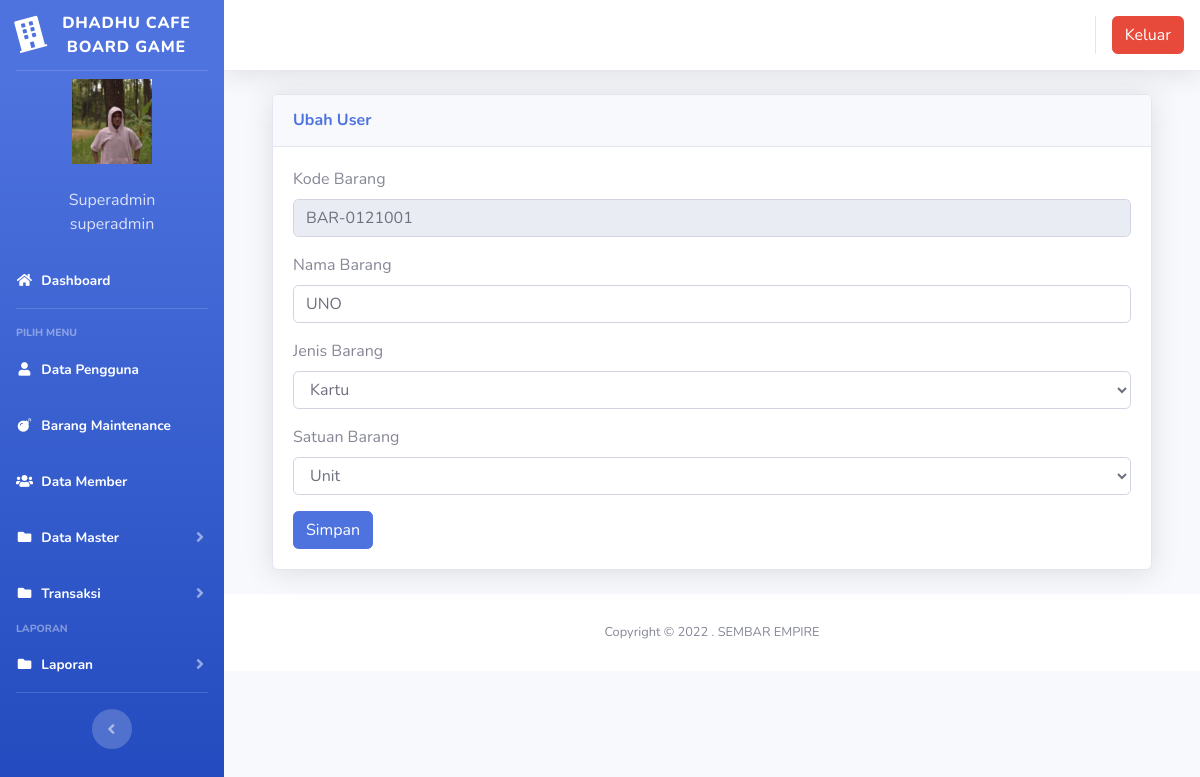
Page /index3.php?page=gudang&aksi=ubahgudang&kode_barang=BAR-0121001 (signed in) on the committed database.
### tables this page shows
CREATE TABLE `users` (
  `id` int(11) NOT NULL,
  `nik` varchar(10) NOT NULL,
  `nama` varchar(100) NOT NULL,
  `alamat` varchar(200) NOT NULL,
  `telepon` varchar(100) NOT NULL,
  `username` varchar(100) NOT NULL,
  `password` varchar(100) NOT NULL,
  `level` varchar(25) NOT NULL DEFAULT 'member',
  `foto` varchar(25) NOT NULL
);

CREATE TABLE `gudang` (
  `id` int(11) NOT NULL,
  `kode_barang` varchar(100) NOT NULL,
  `nama_barang` varchar(100) NOT NULL,
  `jenis_barang` varchar(100) NOT NULL,
  `jumlah` varchar(250) NOT NULL,
  `satuan` varchar(100) NOT NULL
);

### page/gudang/ubahgudang.php (the view, shortened to what this page needs)
<?php
$kode_barang = $_GET['kode_barang'];
$sql2 = $koneksi->query("select * from gudang where kode_barang = '$kode_barang'");
$tampil = $sql2->fetch_assoc();
?>
<div class="container-fluid">
	<div class="card shadow mb-4">
		<div class="card-header py-3">
			<h6 class="m-0 font-weight-bold text-primary">Ubah User</h6>
		</div>
		<div class="card-body">
			<div class="table-responsive">
				<div class="body">
					<form method="POST" enctype="multipart/form-data">
						<label for="">Kode Barang</label>
						<div class="form-group">
							<div class="form-line">
								<input type="text" name="kode_barang" class="form-control" id="kode_barang" value="<?php echo $tampil['kode_barang']; ?>" readonly />
							</div>
						</div>
						<label for="">Nama Barang</label>
						<div class="form-group">
							<div class="form-line">
								<input type="text" name="nama_barang" value="<?php echo $tampil['nama_barang']; ?>" class="form-control" />
							</div>
						</div>
						<label for="">Jenis Barang</label>
						<div class="form-group">
							<div class="form-line">
								<select name="jenis_barang" value="<?php echo $tampil['jenis_barang']; ?>" class="form-control" />
								<?php
								$sql = $koneksi->query("select * from jenis order by id");
								while ($data = $sql->fetch_assoc()) {
									echo "<option value='$data[id].$data[jenis_barang]'>$data[jenis_barang]</option>";
								}
								?>
							</div>
						</div>
						<label for="">Satuan Barang</label>
						<div class="form-group">
							<div class="form-line">
								<select name="satuan" value="<?php echo $tampil['satuan']; ?>" class="form-control" />
								<?php
								$sql = $koneksi->query("select * from satuan order by id");
								while ($data = $sql->fetch_assoc()) {
									echo "<option value='$data[id].$data[satuan]'>$data[satuan]</option>";
								}
								?>
							</div>
						</div>
						<input type="submit" name="simpan" value="Simpan" class="btn btn-primary">
					</form>

### index3.php (shortened to what this page needs)
<?php
$koneksi = new mysqli("localhost", "root", "", "inventori");
?>
<!DOCTYPE html>
<html lang="en">
<head>
  <link href="vendor/fontawesome-free/css/all.min.css" rel="stylesheet" type="text/css">
  <link href="css/sb-admin-2.min.css" rel="stylesheet">
  <link href="vendor/datatables/dataTables.bootstrap4.min.css" rel="stylesheet">
</head>
<body id="page-top">
  <div id="wrapper">
    <ul class="navbar-nav bg-gradient-primary sidebar sidebar-dark accordion" id="accordionSidebar">
      <a class="sidebar-brand d-flex align-items-center justify-content-center" href="index3.php">
        <div class="sidebar-brand-icon rotate-n-15">
          <i class="fas fa-building"></i>
        </div>
        <div class="sidebar-brand-text mx-2">DHADHU CAFE BOARD GAME</div>
      </a>
      <hr class="sidebar-divider my-0">
      <?php
      if ($_SESSION['superadmin']) {
        $user = $_SESSION['superadmin'];
      }
      $sql = $koneksi->query("select * from users where id='$user'");
      $data = $sql->fetch_assoc();
      ?>
      <li class="d-flex align-items-center justify-content-center">
        <a class="nav-link">
          <img src="img/<?php echo $data['foto'] ?>" class="img-circle" width="80" alt="User" /></a>
      </li>
      <li class="nav-item ">
        <a class="nav-link">
          <div class="d-flex align-items-center justify-content-center" class="name"> <?php echo  $data['nama']; ?></div>
          <div class="d-flex align-items-center justify-content-center" class="email"><?php echo $data['level']; ?></div>
        </a>
      </li>
      <li class="nav-item active">
        <a class="nav-link" href="?page=home3">
          <i class="fas fa-fw fa-home"></i>
          <span>Dashboard</span></a>
      </li>
      <hr class="sidebar-divider">
      <div class="sidebar-heading">
        Pilih Menu
      </div>
      <li class="nav-item active">
        <a class="nav-link" href="?page=pengguna">
          <i class="fas fa-fw fa-user"></i>
          <span>Data Pengguna</span></a>
      </li>
      <li class="nav-item active">
        <a class="nav-link" href="?page=maintenance">
          <i class="fas fa-fw fa-bomb"></i>
          <span>Barang Maintenance</span></a>
      </li>
      <li class="nav-item active">
        <a class="nav-link" href="?page=member">
          <i class="fas fa-fw fa-users"></i>
          <span>Data Member</span></a>
      </li>
      <li class="nav-item active">
        <a class="nav-link collapsed" href="#" data-toggle="collapse" data-target="#collapseData" aria-expanded="true" aria-controls="collapseData">
          <i class="fas fa-fw fa-folder"></i>
          <span>Data Master</span>
        </a>
      </li>
      <li class="nav-item active">
        <a class="nav-link collapsed" href="#" data-toggle="collapse" data-target="#collapsePages" aria-expanded="true" aria-controls="collapsePages">
          <i class="fas fa-fw fa-folder"></i>
          <span>Transaksi</span>
        </a>
      </li>
      <div class="sidebar-heading">
        Laporan
      </div>
      <li class="nav-item active">
        <a class="nav-link collapsed" href="#" data-toggle="collapse" data-target="#collapseLaporan" aria-expanded="true" aria-controls="collapseLaporan">
          <i class="fas fa-fw fa-folder"></i>
          <span>Laporan</span>
        </a>
      </li>
      <hr class="sidebar-divider d-none d-md-block">
      <div class="text-center d-none d-md-inline">
        <button class="rounded-circle border-0" id="sidebarToggle"></button>
      </div>
    </ul>
    <div id="content-wrapper" class="d-flex flex-column">
      <div id="content">
        <nav class="navbar navbar-expand navbar-light bg-white topbar mb-4 static-top shadow">
          <ul class="navbar-nav ml-auto">
            <li class="nav-item dropdown no-arrow">
              <div class="top-menu">
                <ul class="nav pull-right top-menu">
                  <li><a onclick="return confirm('Apakah anda yakin akan logout?')" class="btn btn-danger" class="logout" href="logout.php">Keluar</a></li>
                </ul>
              </div>
            </li>
          </ul>
        </nav>
        <div class="container-fluid">
          <section class="content">
            <?php
            $page = $_GET['page'];
            $aksi = $_GET['aksi'];
            if ($page == "gudang") {
              if ($aksi == "ubahgudang") {
                include "page/gudang/ubahgudang.php";
              }
            }
            ?>
          </section>
        </div>
        <footer class="sticky-footer bg-white">
          <div class="container my-auto">
            <div class="copyright text-center my-auto">
              <span>Copyright &copy; 2022 . SEMBAR EMPIRE</span>
            </div>
          </div>
        </footer>
      </div>
    </div>
  </div>
</body>
</html>

### rows in the picture
users: foto (picture), nama "Superadmin", level "superadmin"
gudang: kode_barang "BAR-0121001", nama_barang "UNO"

### other values in the picture
form field jenis_barang "Kartu"
form field satuan "Unit"
